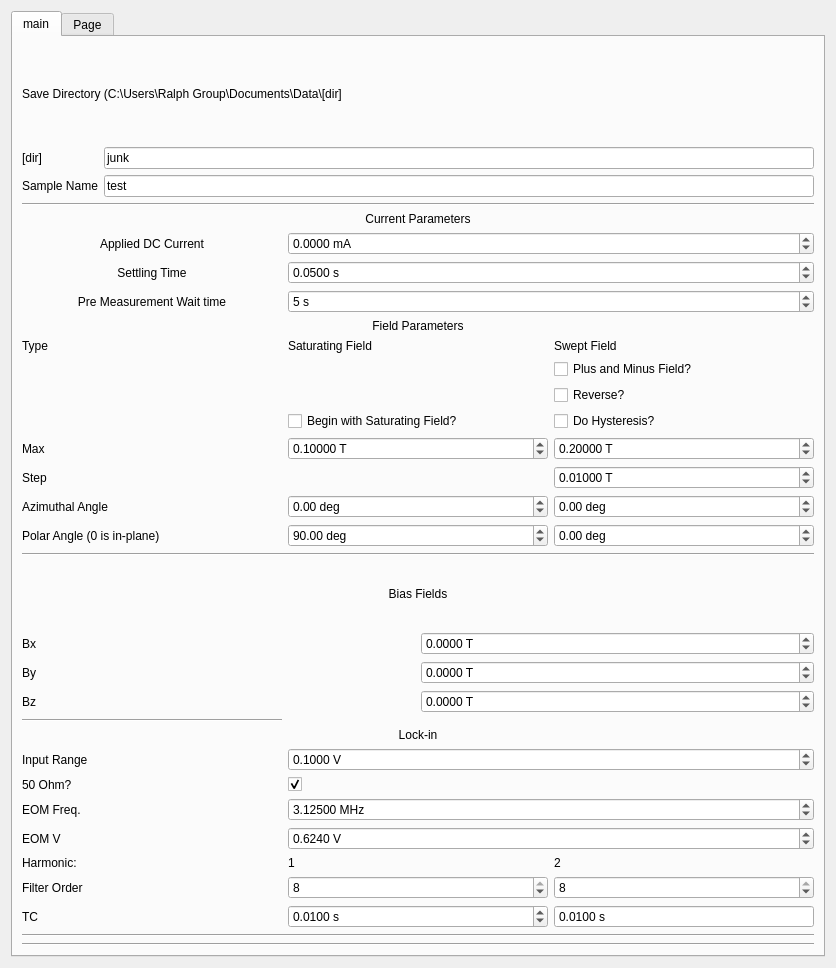
<?xml version="1.0" encoding="UTF-8"?>
<ui version="4.0">
 <class>Form</class>
 <widget class="QWidget" name="Form">
  <property name="geometry">
   <rect>
    <x>0</x>
    <y>0</y>
    <width>836</width>
    <height>968</height>
   </rect>
  </property>
  <property name="windowTitle">
   <string>Form</string>
  </property>
  <layout class="QVBoxLayout" name="verticalLayout">
   <item>
    <widget class="QTabWidget" name="tabWidget">
     <property name="toolTip">
      <string>&lt;html&gt;&lt;head/&gt;&lt;body&gt;&lt;p&gt;Field Parameters&lt;/p&gt;&lt;/body&gt;&lt;/html&gt;</string>
     </property>
     <property name="currentIndex">
      <number>0</number>
     </property>
     <widget class="QWidget" name="tab">
      <attribute name="title">
       <string>main</string>
      </attribute>
      <layout class="QVBoxLayout" name="verticalLayout_10">
       <item>
        <layout class="QGridLayout" name="save_params">
         <item row="4" column="0">
          <widget class="QLabel" name="label_12">
           <property name="enabled">
            <bool>true</bool>
           </property>
           <property name="text">
            <string>Sample Name</string>
           </property>
          </widget>
         </item>
         <item row="4" column="1">
          <widget class="QLineEdit" name="sample_name">
           <property name="text">
            <string>test</string>
           </property>
           <property name="placeholderText">
            <string>test</string>
           </property>
          </widget>
         </item>
         <item row="0" column="0" colspan="2">
          <widget class="QLabel" name="label_8">
           <property name="text">
            <string>Save Directory (C:\Users\Ralph Group\Documents\Data\[dir]</string>
           </property>
           <property name="wordWrap">
            <bool>true</bool>
           </property>
          </widget>
         </item>
         <item row="3" column="0">
          <widget class="QLabel" name="label_22">
           <property name="text">
            <string>[dir]</string>
           </property>
          </widget>
         </item>
         <item row="3" column="1">
          <widget class="QLineEdit" name="save_dir">
           <property name="text">
            <string>junk</string>
           </property>
          </widget>
         </item>
        </layout>
       </item>
       <item>
        <widget class="Line" name="line_3">
         <property name="orientation">
          <enum>Qt::Horizontal</enum>
         </property>
        </widget>
       </item>
       <item>
        <layout class="QGridLayout" name="lockin_params">
         <item row="2" column="1" colspan="2">
          <widget class="QDoubleSpinBox" name="applied_current">
           <property name="suffix">
            <string> mA</string>
           </property>
           <property name="decimals">
            <number>4</number>
           </property>
           <property name="minimum">
            <double>-50.000000000000000</double>
           </property>
           <property name="maximum">
            <double>50.000000000000000</double>
           </property>
           <property name="value">
            <double>0.000000000000000</double>
           </property>
          </widget>
         </item>
         <item row="14" column="0">
          <widget class="QLabel" name="label_16">
           <property name="text">
            <string>Azimuthal Angle</string>
           </property>
          </widget>
         </item>
         <item row="0" column="0" colspan="3">
          <widget class="QLabel" name="label_7">
           <property name="text">
            <string>Current Parameters</string>
           </property>
           <property name="alignment">
            <set>Qt::AlignCenter</set>
           </property>
          </widget>
         </item>
         <item row="12" column="0">
          <widget class="QLabel" name="label_18">
           <property name="text">
            <string>Max</string>
           </property>
          </widget>
         </item>
         <item row="3" column="1" colspan="2">
          <widget class="QDoubleSpinBox" name="settling">
           <property name="suffix">
            <string> s</string>
           </property>
           <property name="decimals">
            <number>4</number>
           </property>
           <property name="value">
            <double>0.050000000000000</double>
           </property>
          </widget>
         </item>
         <item row="6" column="0" colspan="3">
          <widget class="QLabel" name="label_10">
           <property name="text">
            <string>Field Parameters</string>
           </property>
           <property name="alignment">
            <set>Qt::AlignCenter</set>
           </property>
          </widget>
         </item>
         <item row="2" column="0">
          <widget class="QLabel" name="label_3">
           <property name="text">
            <string>Applied DC Current</string>
           </property>
           <property name="alignment">
            <set>Qt::AlignCenter</set>
           </property>
          </widget>
         </item>
         <item row="12" column="2">
          <widget class="QDoubleSpinBox" name="sweep_field">
           <property name="suffix">
            <string> T</string>
           </property>
           <property name="decimals">
            <number>5</number>
           </property>
           <property name="minimum">
            <double>-0.280000000000000</double>
           </property>
           <property name="maximum">
            <double>0.280000000000000</double>
           </property>
           <property name="singleStep">
            <double>0.001000000000000</double>
           </property>
           <property name="value">
            <double>0.200000000000000</double>
           </property>
          </widget>
         </item>
         <item row="3" column="0">
          <widget class="QLabel" name="label_20">
           <property name="text">
            <string>Settling Time</string>
           </property>
           <property name="alignment">
            <set>Qt::AlignCenter</set>
           </property>
          </widget>
         </item>
         <item row="15" column="1">
          <widget class="QDoubleSpinBox" name="saturating_field_polar">
           <property name="suffix">
            <string> deg</string>
           </property>
           <property name="minimum">
            <double>-180.000000000000000</double>
           </property>
           <property name="maximum">
            <double>180.000000000000000</double>
           </property>
           <property name="value">
            <double>90.000000000000000</double>
           </property>
          </widget>
         </item>
         <item row="12" column="1">
          <widget class="QDoubleSpinBox" name="saturating_field">
           <property name="suffix">
            <string> T</string>
           </property>
           <property name="decimals">
            <number>5</number>
           </property>
           <property name="minimum">
            <double>-0.280000000000000</double>
           </property>
           <property name="maximum">
            <double>0.280000000000000</double>
           </property>
           <property name="singleStep">
            <double>0.001000000000000</double>
           </property>
           <property name="value">
            <double>0.100000000000000</double>
           </property>
          </widget>
         </item>
         <item row="15" column="0">
          <widget class="QLabel" name="label_19">
           <property name="text">
            <string>Polar Angle (0 is in-plane)</string>
           </property>
          </widget>
         </item>
         <item row="10" column="1">
          <widget class="QCheckBox" name="saturate">
           <property name="text">
            <string>Begin with Saturating Field?</string>
           </property>
          </widget>
         </item>
         <item row="14" column="1">
          <widget class="QDoubleSpinBox" name="saturating_field_azimuth">
           <property name="suffix">
            <string> deg</string>
           </property>
           <property name="minimum">
            <double>-170.000000000000000</double>
           </property>
           <property name="maximum">
            <double>170.000000000000000</double>
           </property>
          </widget>
         </item>
         <item row="14" column="2">
          <widget class="QDoubleSpinBox" name="sweep_field_azimuth">
           <property name="suffix">
            <string> deg</string>
           </property>
           <property name="minimum">
            <double>-170.000000000000000</double>
           </property>
           <property name="maximum">
            <double>170.000000000000000</double>
           </property>
          </widget>
         </item>
         <item row="15" column="2">
          <widget class="QDoubleSpinBox" name="sweep_field_polar">
           <property name="suffix">
            <string> deg</string>
           </property>
           <property name="minimum">
            <double>-180.000000000000000</double>
           </property>
           <property name="maximum">
            <double>180.000000000000000</double>
           </property>
          </widget>
         </item>
         <item row="13" column="2">
          <widget class="QDoubleSpinBox" name="sweep_field_step">
           <property name="suffix">
            <string> T</string>
           </property>
           <property name="decimals">
            <number>5</number>
           </property>
           <property name="minimum">
            <double>-0.280000000000000</double>
           </property>
           <property name="maximum">
            <double>0.280000000000000</double>
           </property>
           <property name="value">
            <double>0.010000000000000</double>
           </property>
          </widget>
         </item>
         <item row="7" column="2">
          <widget class="QLabel" name="label_11">
           <property name="text">
            <string>Swept Field</string>
           </property>
          </widget>
         </item>
         <item row="13" column="0">
          <widget class="QLabel" name="label_2">
           <property name="text">
            <string>Step</string>
           </property>
          </widget>
         </item>
         <item row="9" column="2">
          <widget class="QCheckBox" name="reverse">
           <property name="text">
            <string>Reverse?</string>
           </property>
          </widget>
         </item>
         <item row="10" column="2">
          <widget class="QCheckBox" name="hysteresis">
           <property name="text">
            <string>Do Hysteresis?</string>
           </property>
          </widget>
         </item>
         <item row="7" column="0">
          <widget class="QLabel" name="label_21">
           <property name="text">
            <string>Type</string>
           </property>
          </widget>
         </item>
         <item row="7" column="1">
          <widget class="QLabel" name="label_6">
           <property name="text">
            <string>Saturating Field</string>
           </property>
          </widget>
         </item>
         <item row="8" column="2">
          <widget class="QCheckBox" name="pm_field">
           <property name="text">
            <string>Plus and Minus Field?</string>
           </property>
          </widget>
         </item>
         <item row="4" column="0">
          <widget class="QLabel" name="label_32">
           <property name="text">
            <string>Pre Measurement Wait time</string>
           </property>
           <property name="alignment">
            <set>Qt::AlignCenter</set>
           </property>
          </widget>
         </item>
         <item row="4" column="1" colspan="2">
          <widget class="QDoubleSpinBox" name="wait">
           <property name="suffix">
            <string> s</string>
           </property>
           <property name="decimals">
            <number>0</number>
           </property>
           <property name="maximum">
            <double>100000.000000000000000</double>
           </property>
           <property name="value">
            <double>5.000000000000000</double>
           </property>
          </widget>
         </item>
        </layout>
       </item>
       <item>
        <widget class="Line" name="line_2">
         <property name="orientation">
          <enum>Qt::Horizontal</enum>
         </property>
        </widget>
       </item>
       <item>
        <layout class="QGridLayout" name="gridLayout">
         <item row="1" column="0">
          <widget class="QLabel" name="label_23">
           <property name="text">
            <string>Bx</string>
           </property>
          </widget>
         </item>
         <item row="2" column="0">
          <widget class="QLabel" name="label_24">
           <property name="text">
            <string>By</string>
           </property>
          </widget>
         </item>
         <item row="3" column="0">
          <widget class="QLabel" name="label_29">
           <property name="text">
            <string>Bz</string>
           </property>
          </widget>
         </item>
         <item row="1" column="1">
          <widget class="QDoubleSpinBox" name="bias_field_x">
           <property name="suffix">
            <string> T</string>
           </property>
           <property name="decimals">
            <number>4</number>
           </property>
           <property name="minimum">
            <double>-0.280000000000000</double>
           </property>
           <property name="maximum">
            <double>0.280000000000000</double>
           </property>
          </widget>
         </item>
         <item row="2" column="1">
          <widget class="QDoubleSpinBox" name="bias_field_y">
           <property name="suffix">
            <string> T</string>
           </property>
           <property name="decimals">
            <number>4</number>
           </property>
           <property name="minimum">
            <double>-0.280000000000000</double>
           </property>
           <property name="maximum">
            <double>0.280000000000000</double>
           </property>
          </widget>
         </item>
         <item row="3" column="1">
          <widget class="QDoubleSpinBox" name="bias_field_z">
           <property name="suffix">
            <string> T</string>
           </property>
           <property name="decimals">
            <number>4</number>
           </property>
           <property name="minimum">
            <double>-0.150000000000000</double>
           </property>
           <property name="maximum">
            <double>0.150000000000000</double>
           </property>
          </widget>
         </item>
         <item row="0" column="0" colspan="2">
          <widget class="QLabel" name="label_28">
           <property name="text">
            <string>Bias Fields</string>
           </property>
           <property name="alignment">
            <set>Qt::AlignCenter</set>
           </property>
          </widget>
         </item>
        </layout>
       </item>
       <item>
        <layout class="QGridLayout" name="field_params">
         <item row="8" column="1">
          <widget class="QSpinBox" name="first_harm_order">
           <property name="minimum">
            <number>1</number>
           </property>
           <property name="maximum">
            <number>8</number>
           </property>
           <property name="value">
            <number>8</number>
           </property>
          </widget>
         </item>
         <item row="8" column="2">
          <widget class="QSpinBox" name="second_harm_order">
           <property name="minimum">
            <number>1</number>
           </property>
           <property name="maximum">
            <number>8</number>
           </property>
           <property name="value">
            <number>8</number>
           </property>
          </widget>
         </item>
         <item row="7" column="0">
          <widget class="QLabel" name="label_14">
           <property name="text">
            <string>Harmonic:</string>
           </property>
          </widget>
         </item>
         <item row="7" column="2">
          <widget class="QLabel" name="label_13">
           <property name="text">
            <string>2</string>
           </property>
          </widget>
         </item>
         <item row="9" column="0">
          <widget class="QLabel" name="label_5">
           <property name="text">
            <string>TC</string>
           </property>
          </widget>
         </item>
         <item row="9" column="2">
          <widget class="QDoubleSpinBox" name="second_harm_tc">
           <property name="buttonSymbols">
            <enum>QAbstractSpinBox::NoButtons</enum>
           </property>
           <property name="suffix">
            <string> s</string>
           </property>
           <property name="decimals">
            <number>4</number>
           </property>
           <property name="minimum">
            <double>0.000000000000000</double>
           </property>
           <property name="maximum">
            <double>50.000000000000000</double>
           </property>
           <property name="singleStep">
            <double>0.000010000000000</double>
           </property>
           <property name="value">
            <double>0.010000000000000</double>
           </property>
          </widget>
         </item>
         <item row="9" column="1">
          <widget class="QDoubleSpinBox" name="first_harm_tc">
           <property name="suffix">
            <string> s</string>
           </property>
           <property name="decimals">
            <number>4</number>
           </property>
           <property name="maximum">
            <double>50.000000000000000</double>
           </property>
           <property name="value">
            <double>0.010000000000000</double>
           </property>
          </widget>
         </item>
         <item row="8" column="0">
          <widget class="QLabel" name="label_17">
           <property name="text">
            <string>Filter Order</string>
           </property>
          </widget>
         </item>
         <item row="7" column="1">
          <widget class="QLabel" name="label_4">
           <property name="text">
            <string>1</string>
           </property>
          </widget>
         </item>
         <item row="4" column="0">
          <widget class="QLabel" name="label_25">
           <property name="text">
            <string>50 Ohm?</string>
           </property>
          </widget>
         </item>
         <item row="6" column="0">
          <widget class="QLabel" name="label_15">
           <property name="text">
            <string>EOM V</string>
           </property>
          </widget>
         </item>
         <item row="3" column="1" colspan="2">
          <widget class="QDoubleSpinBox" name="input_range">
           <property name="suffix">
            <string> V</string>
           </property>
           <property name="decimals">
            <number>4</number>
           </property>
           <property name="value">
            <double>0.100000000000000</double>
           </property>
          </widget>
         </item>
         <item row="5" column="0">
          <widget class="QLabel" name="label_27">
           <property name="text">
            <string>EOM Freq.</string>
           </property>
          </widget>
         </item>
         <item row="3" column="0">
          <widget class="QLabel" name="label_26">
           <property name="text">
            <string>Input Range</string>
           </property>
          </widget>
         </item>
         <item row="1" column="0" colspan="3">
          <widget class="QLabel" name="label">
           <property name="text">
            <string>Lock-in</string>
           </property>
           <property name="alignment">
            <set>Qt::AlignCenter</set>
           </property>
          </widget>
         </item>
         <item row="6" column="1" colspan="2">
          <widget class="QDoubleSpinBox" name="eom_voltage">
           <property name="suffix">
            <string> V</string>
           </property>
           <property name="decimals">
            <number>4</number>
           </property>
           <property name="value">
            <double>0.624000000000000</double>
           </property>
          </widget>
         </item>
         <item row="4" column="1" colspan="2">
          <widget class="QCheckBox" name="imp50">
           <property name="text">
            <string/>
           </property>
           <property name="checked">
            <bool>true</bool>
           </property>
           <property name="tristate">
            <bool>false</bool>
           </property>
          </widget>
         </item>
         <item row="5" column="1" colspan="2">
          <widget class="QDoubleSpinBox" name="f_eom">
           <property name="suffix">
            <string> MHz</string>
           </property>
           <property name="decimals">
            <number>5</number>
           </property>
           <property name="value">
            <double>3.125000000000000</double>
           </property>
          </widget>
         </item>
         <item row="0" column="0">
          <widget class="Line" name="line_4">
           <property name="orientation">
            <enum>Qt::Horizontal</enum>
           </property>
          </widget>
         </item>
        </layout>
       </item>
       <item>
        <widget class="Line" name="line">
         <property name="orientation">
          <enum>Qt::Horizontal</enum>
         </property>
        </widget>
       </item>
       <item>
        <widget class="Line" name="line_5">
         <property name="orientation">
          <enum>Qt::Horizontal</enum>
         </property>
        </widget>
       </item>
      </layout>
     </widget>
     <widget class="QWidget" name="tab_2">
      <attribute name="title">
       <string>Page</string>
      </attribute>
      <widget class="QWidget" name="gridLayoutWidget">
       <property name="geometry">
        <rect>
         <x>0</x>
         <y>0</y>
         <width>371</width>
         <height>241</height>
        </rect>
       </property>
       <layout class="QGridLayout" name="gridLayout_2">
        <item row="2" column="0">
         <widget class="QLabel" name="label_9">
          <property name="text">
           <string>Current Max</string>
          </property>
         </widget>
        </item>
        <item row="1" column="0">
         <widget class="QLabel" name="label_30">
          <property name="text">
           <string>Current Min</string>
          </property>
         </widget>
        </item>
        <item row="3" column="0">
         <widget class="QLabel" name="label_31">
          <property name="text">
           <string>Current Step</string>
          </property>
         </widget>
        </item>
        <item row="1" column="1">
         <widget class="QDoubleSpinBox" name="current_min">
          <property name="suffix">
           <string> mA</string>
          </property>
          <property name="decimals">
           <number>4</number>
          </property>
          <property name="minimum">
           <double>-50.000000000000000</double>
          </property>
          <property name="maximum">
           <double>50.000000000000000</double>
          </property>
         </widget>
        </item>
        <item row="2" column="1">
         <widget class="QDoubleSpinBox" name="current_max">
          <property name="suffix">
           <string> mA</string>
          </property>
          <property name="decimals">
           <number>4</number>
          </property>
          <property name="minimum">
           <double>-50.000000000000000</double>
          </property>
          <property name="maximum">
           <double>50.000000000000000</double>
          </property>
         </widget>
        </item>
        <item row="3" column="1">
         <widget class="QDoubleSpinBox" name="current_step">
          <property name="suffix">
           <string> mA</string>
          </property>
          <property name="decimals">
           <number>4</number>
          </property>
          <property name="minimum">
           <double>-50.000000000000000</double>
          </property>
          <property name="maximum">
           <double>50.000000000000000</double>
          </property>
         </widget>
        </item>
        <item row="0" column="0">
         <widget class="QCheckBox" name="do_current_sweep">
          <property name="text">
           <string>Do Current Sweep</string>
          </property>
         </widget>
        </item>
       </layout>
      </widget>
     </widget>
    </widget>
   </item>
  </layout>
 </widget>
 <resources/>
 <connections/>
</ui>
